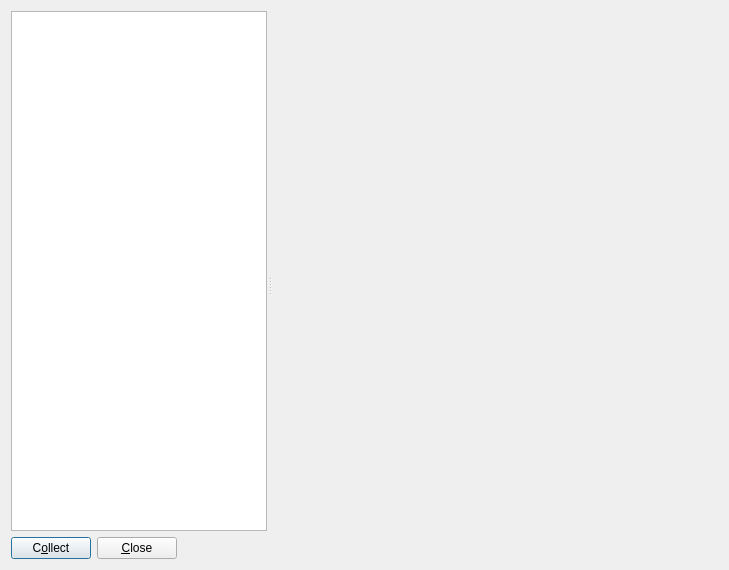
<?xml version="1.0" encoding="UTF-8"?>
<ui version="4.0">
 <class>ComponentDlg</class>
 <widget class="QDialog" name="ComponentDlg">
  <property name="geometry">
   <rect>
    <x>0</x>
    <y>0</y>
    <width>729</width>
    <height>570</height>
   </rect>
  </property>
  <property name="windowTitle">
   <string>Component</string>
  </property>
  <layout class="QGridLayout" name="gridLayout">
   <item row="0" column="0">
    <widget class="QSplitter" name="splitter">
     <property name="orientation">
      <enum>Qt::Horizontal</enum>
     </property>
     <property name="handleWidth">
      <number>6</number>
     </property>
     <widget class="QWidget" name="layoutWidget">
      <layout class="QVBoxLayout" name="verticalLayout">
       <item>
        <widget class="QTreeView" name="view"/>
       </item>
       <item>
        <layout class="QHBoxLayout" name="horizontalLayout">
         <item>
          <widget class="QPushButton" name="savePushButton">
           <property name="text">
            <string>C&amp;ollect</string>
           </property>
          </widget>
         </item>
         <item>
          <widget class="QPushButton" name="closePushButton">
           <property name="text">
            <string>&amp;Close</string>
           </property>
          </widget>
         </item>
         <item>
          <spacer name="horizontalSpacer">
           <property name="orientation">
            <enum>Qt::Horizontal</enum>
           </property>
           <property name="sizeHint" stdset="0">
            <size>
             <width>20</width>
             <height>20</height>
            </size>
           </property>
          </spacer>
         </item>
        </layout>
       </item>
      </layout>
     </widget>
     <widget class="QFrame" name="frame">
      <property name="sizePolicy">
       <sizepolicy hsizetype="Preferred" vsizetype="Preferred">
        <horstretch>1</horstretch>
        <verstretch>0</verstretch>
       </sizepolicy>
      </property>
      <property name="frameShape">
       <enum>QFrame::NoFrame</enum>
      </property>
      <property name="frameShadow">
       <enum>QFrame::Raised</enum>
      </property>
     </widget>
    </widget>
   </item>
  </layout>
 </widget>
 <resources/>
 <connections/>
</ui>
